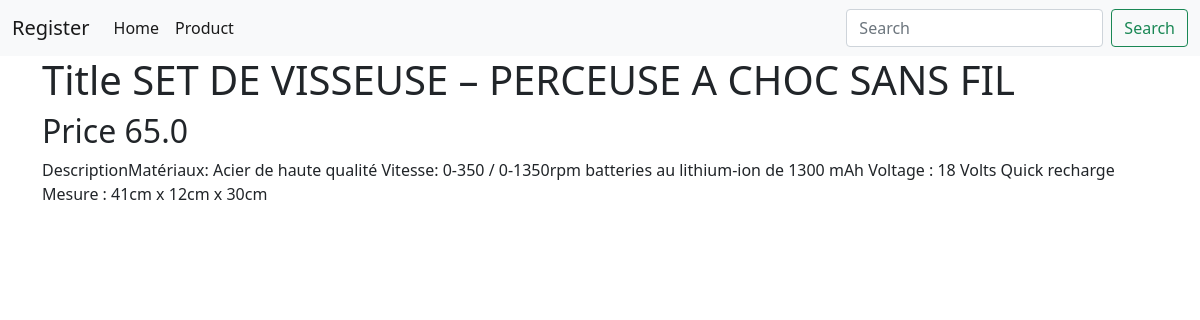
The page /ecomapp/set_de_visseuse/ on the database its author committed.
### ecomapp/models.py (models this page shows, shortened)
class Product(models.Model):
    category = models.ForeignKey(Category,related_name='products', on_delete=models.CASCADE)
    title = models.CharField(max_length=200)
    slug = models.SlugField(max_length=200)
    description = models.TextField(blank=True,null=True)
    price = models.FloatField()

### ecomapp/views.py (the view)
# urls.py: path('<slug:slug>/', views.DetailProductView.as_view(), name='detail'),
class DetailProductView(generic.DetailView):
    template_name = "detail.html"
    def get_queryset(self):
        return Product.objects.filter()

### ecomapp/templates/detail.html
{% extends "ecomapp/base.html" %}
{% block main %}
    <h1 class="title"> Title {{ product.title}} </h1>
    <h2 class="subtitle">Price {{ product.price}} </h2>
    {% if product.description %}
      <p>Description{{ product.description}}</p>
    {% endif %}
{% endblock %}

### rows shown on the page
Product: title "SET DE VISSEUSE – PERCEUSE A CHOC SANS FIL", price "65.0", description "Matériaux: Acier de haute qualité Vitesse: 0-350 / 0-1350rpm batteries au lithium-ion de 1300 mAh Voltage : 18 Volts Quick recharge Mesure : 41cm x 12cm x 30cm"
